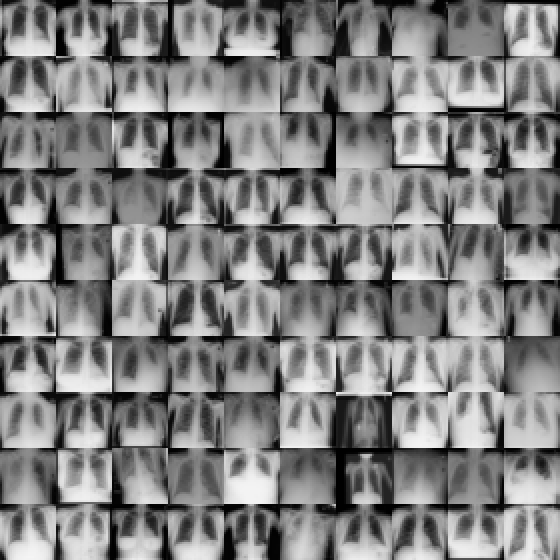
#> input picture assignment-6/medmnist_xray_grid.png, 1120 x 1120 px (shown at 1/2 size)
$ jupyter execute --allow-errors hw6.ipynb
#> lines starting #> are read from the running program, lines starting #| are printed output that depends on the picture
# 1. Image Processing

[cell 1]
from pathlib import Path
from PIL import Image
import numpy as np
import matplotlib.pyplot as plt

[cell 2]
image_path = Path("medmnist_xray_grid.png")
image = Image.open(image_path).convert("L")
#> image is the input picture: PIL image 1120x1120 L; min 0, max 245, mean 129.5

pixels = np.asarray(image)
height, width = pixels.shape
#> height = 1120; width = 1120

plt.figure(figsize=(10, 10))
plt.imshow(pixels, cmap="gray", vmin=0, vmax=255)
plt.axis("off")
plt.title("Original X-rays")
plt.show()

[cell 3]
rows, cols = 10, 10
cell_h = height // rows
#> cell_h = 112
cell_w = width // cols
#> cell_w = 112

xrays = np.stack([
    pixels[r * cell_h:(r + 1) * cell_h, c * cell_w:(c + 1) * cell_w] for r in range(rows) for c in range(cols)
])
xrays.shape
#> Out = (100, 112, 112)

[cell 4]
plt.figure(figsize=(3, 3))
plt.imshow(xrays[2], cmap="gray", vmin=0, vmax=255)
plt.axis("off")
plt.title("X-ray #3")
plt.show()
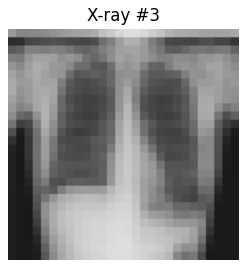
#> figure drawn by matplotlib, 1 panel

[cell 5]
flipped_xrays = np.flip(xrays, axis=2).copy()
flipped_xrays.shape
#> Out = (100, 112, 112)

[cell 6]
plt.figure(figsize=(3, 3))
plt.imshow(flipped_xrays[2], cmap="gray", vmin=0, vmax=255)
plt.axis("off")
plt.title("Flipped X-ray #3")
plt.show()
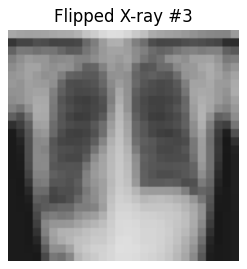
#> figure drawn by matplotlib, 1 panel

[cell 7]
mosaic = np.block([
    [flipped_xrays[r * cols + c] for c in range(cols)] for r in range(rows)
])
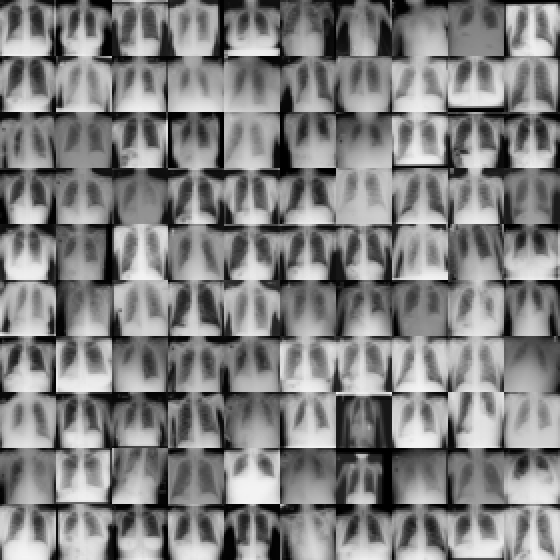
#> mosaic: shape (1120, 1120) (shown at 1/2 size); min 0, max 245, mean 129.5

plt.figure(figsize=(10, 10))
plt.imshow(mosaic, cmap="gray", vmin=0, vmax=255)
plt.axis("off")
plt.title("Flipped X-rays")
plt.show()

# 2. Text Processing

[cell 8]
from pathlib import Path
import re
import nltk
import pandas as pd
import matplotlib.pyplot as plt
from nltk.sentiment import SentimentIntensityAnalyzer

nltk.download("vader_lexicon", quiet=True)
#> (this line was passed over: nltk is not available in this run)

[cell 9]
book_path = Path("pg1260.txt")
book = book_path.read_text(encoding="utf-8-sig")
#> (reads assignment-6/pg1260.txt from the repository)
